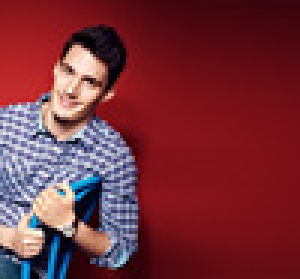
#> input picture crpc/powers/temp/hautelook_huatlook-test_0_orig.jpg, 100 x 93 px (shown 3 times larger)
$ python -i imglib.py   (imports and definitions only)   (older library calls are emulated)
#> lines starting #> are read from the running program, lines starting #| are printed output that depends on the picture
#> further down, picture is the input picture: PIL image 100x93 RGB; mean R, G, B 119.1, 48.5, 58
#!/usr/bin/env python
from PIL import Image, ImageChops

def trim(im, padding=5):
    """
    trim image, leave padding width
    """
#> called with padding = 5
    bg = Image.new(im.mode, im.size, im.getpixel((0,0)))
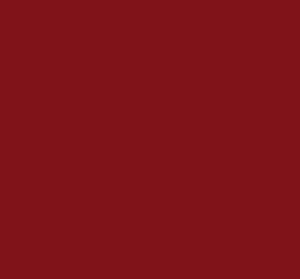
#> bg: PIL image 100x93 RGB (shown 3 times larger); mean R, G, B 127, 18, 24
    diff = ImageChops.difference(im, bg)
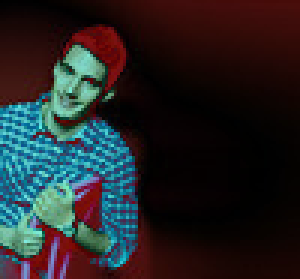
#> diff: PIL image 100x93 RGB (shown 3 times larger); mean R, G, B 37, 37, 38.6
    diff = ImageChops.add(diff, diff, 2.0, -100)
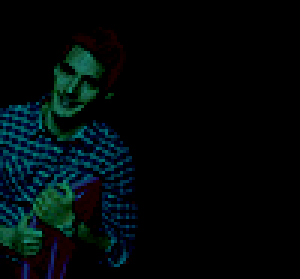
#> diff: PIL image 100x93 RGB (shown 3 times larger); mean R, G, B 1.6, 9.6, 10.7
    bbox = diff.getbbox()
#> bbox = (0, 9, 46, 93)
    obbox = im.getbbox()
#> obbox = (0, 0, 100, 93)
    x0,y0 = max(bbox[0]-padding, obbox[0]), max(bbox[1]-padding, obbox[1])
#> x0 = 0; y0 = 4
    x1,y1 = min(bbox[2]+padding, obbox[2]), min(bbox[3]+padding, obbox[3])
#> x1 = 51; y1 = 93
    return im.crop((x0,y0,x1,y1))
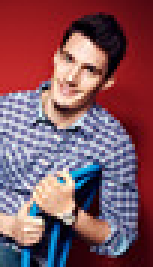
#> returned value: PIL image 51x89 RGB (shown 3 times larger); mean R, G, B 128.8, 84.9, 96.2

def scale(im, size, method=Image.ANTIALIAS, centering=(0.5,0.7), bgcolor='white'):
    """
    resize 'image' to 'max_size' keeping the aspect ratio
    and place it in center of backgoundcolor 'max_size' image
    """
    im_aspect = 1. * im.size[0] / im.size[1]
    out_aspect = 1. * size[0] / size[1]
    if im_aspect >= out_aspect:
        scaled = im.resize((size[0], int(round(size[0]/im_aspect))), method)
    else:
        scaled = im.resize((int(round(size[1]*im_aspect)), size[1]), method)

    offset = (int((size[0] - scaled.size[0])*centering[0]), int((size[1] - scaled.size[1])*centering[1]))
    try:
        back = Image.new(im.mode, size, bgcolor)
    except TypeError:
        if im.mode != "RGB":
            im = im.convert("RGB")
        back = Image.new(im.mode, size, bgcolor)
    back.paste(scaled, offset)
    return back

def crop(im, size, method=Image.ANTIALIAS, centering=0.5):
    """
    resize 'image' to size, keeping the aspect ratio
    and drop the unecessary part of image, leaving only topleft part
    """
    im_aspect = 1. * im.size[0] / im.size[1]
    out_aspect = 1. * size[0] / size[1]
    if im_aspect >= out_aspect:
        w, h = im.size[1]*out_aspect, im.size[1]
        d = im.size[0] - w
        croped = im.crop((int(d*centering), 0, int(w+d*centering), h))
    else:
        w, h = im.size[0], im.size[0]/out_aspect,
        d = im.size[1] - h
        croped = im.crop((0, int(d*(1-centering)), w, int(h+d*(1-centering))))
    croped.thumbnail(size, method)
    return croped

# [2 lines not run here, left out]

>>> from PIL import Image
>>> picture = Image.open('temp/hautelook_huatlook-test_0_orig.jpg')
>>> result = trim(picture)

$ run again, on crpc/powers/temp/hautelook_huatlook-test_1_orig.jpg
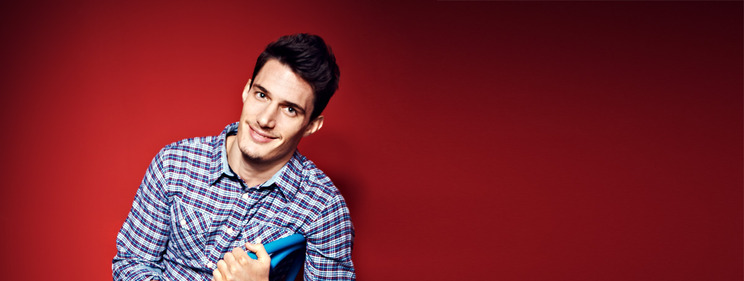
#> input picture crpc/powers/temp/hautelook_huatlook-test_1_orig.jpg, 744 x 281 px
#> picture is the input picture: PIL image 744x281 RGB; mean R, G, B 122.6, 37.5, 46.4
#> in trim, `diff = ImageChops.add(diff, diff, 2.0, -100)`:
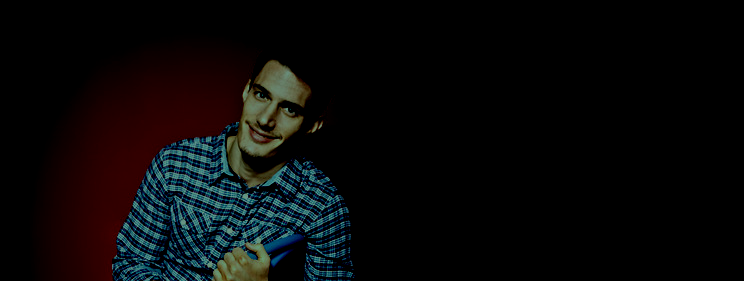
#> diff: PIL image 744x281 RGB; mean R, G, B 9.1, 8.8, 9.3
#> bbox = (29, 32, 355, 281)
#> obbox = (0, 0, 744, 281)
#> x0 = 24; y0 = 27
#> x1 = 360; y1 = 281
#> in trim, `return im.crop((x0,y0,x1,y1))`:
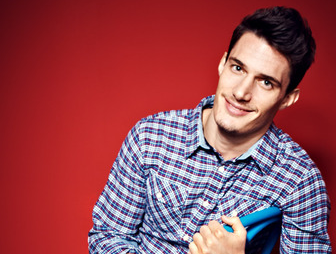
#> returned value: PIL image 336x254 RGB; mean R, G, B 149.7, 73.4, 83.6

$ run again, on crpc/powers/temp/hautelook_huatlook-test_3_orig.jpg
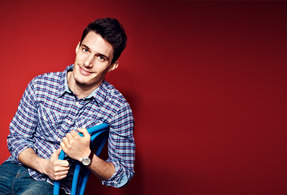
#> input picture crpc/powers/temp/hautelook_huatlook-test_3_orig.jpg, 287 x 195 px
#> picture is the input picture: PIL image 287x195 RGB; mean R, G, B 119.9, 46.2, 56
#> in trim, `diff = ImageChops.add(diff, diff, 2.0, -100)`:
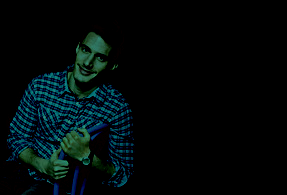
#> diff: PIL image 287x195 RGB; mean R, G, B 1.8, 9.7, 10.5
#> bbox = (0, 20, 135, 195)
#> obbox = (0, 0, 287, 195)
#> x0 = 0; y0 = 15
#> x1 = 140; y1 = 195
#> in trim, `return im.crop((x0,y0,x1,y1))`:
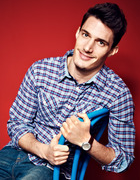
#> returned value: PIL image 140x180 RGB; mean R, G, B 134.2, 86.3, 98.4
